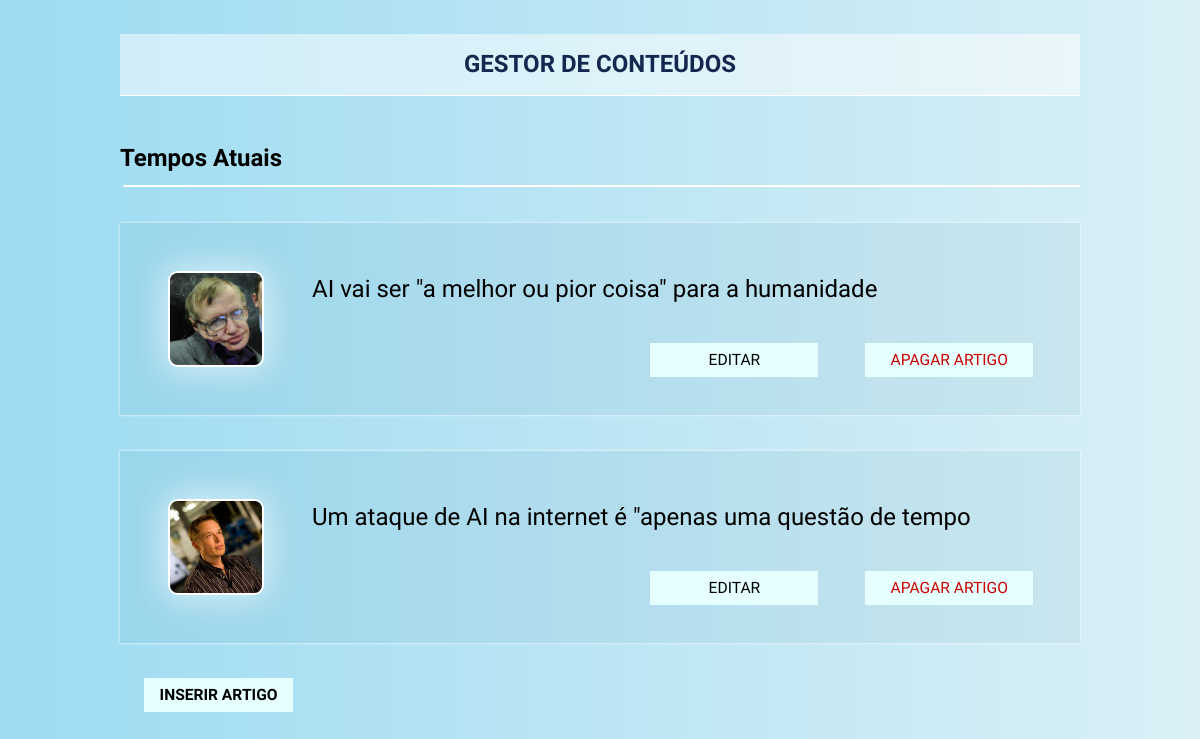
The page /admin/tempos.php on the database its author committed.
### tables this page shows
CREATE TABLE IF NOT EXISTS `artigos` (
  `id` int(11) NOT NULL AUTO_INCREMENT,
  `nome_artigo` text NOT NULL,
  `titulo` text NOT NULL,
  `texto` text NOT NULL,
  `imagem` text NOT NULL,
  PRIMARY KEY (`id`)
);

### admin/tempos.php (the view, shortened to what this page needs)
<?php
  $ligacao = mysqli_connect('localhost','root','','teste2');
  mysqli_set_charset($ligacao,'utf8');
  $consulta = mysqli_query($ligacao, "SELECT * FROM artigos ORDER BY id");
while($linha = mysqli_fetch_assoc($consulta)){
  $artigos[] = $linha;
};
?>
<!DOCTYPE html>
<html>
<head>
    <link rel="stylesheet" type="text/css" href="css/style.css" >
</head>
<body>
<header class="top">
  <a href="index.php" class="contentor">
    <h1>
      Gestor de conteúdos
    </h1>
  </a>
</header>
    <div class="contentor">
        <h2>Tempos Atuais</h2>
        <svg viewbox="0 0 100 0.2"><line x1="0" y1="0" x2="200" y2="0" style="stroke:#ffffff;stroke-width:0.4" /></svg>
        <div class="lista">
          <?php for($i=0;$i<count($artigos);$i++){ ?>
            <div class="item">
                <div class="lista-img">
                    <img src="../imagens/<?php echo $artigos[$i]['imagem']; ?>"></img>
                </div>
                <div class="lista-title">
                    <?php echo $artigos[$i]['titulo']; ?>
                </div>
                <div class="lista-botoes">
                  <div class="lista-delete">
                    <a href="tempos.php?id_apagar=<?php echo $artigos[$i]['id']; ?>">Apagar Artigo</a>
                  </div>
                  <div class="lista-edit">
                      <a href=" editar_artigo.php?id=<?php echo $artigos[$i]['id']; ?>" class="botao_editar">
                        editar
                      </a>
                    </div>
              </div>
            </div>
          <?php } ?>
        </div>
        <h3 id="insert-button">Inserir artigo</h3>
</body>
</html>

### admin/css/style.css (style rules this page uses)
* { box-sizing:border-box; }
a { text-decoration: none; }
body { margin:0; font-family: 'Questrial', sans-serif; background: red; background: -webkit-linear-gradient( left, #9DDBF2, #DAF0F6); background: -o-linear-gradient( left, #9DDBF2, #DAF0F6); background: -moz-linear-gradient( left, #9DDBF2, #DAF0F6); background: linear-gradient(left, 9DDBF2, DAF0F6); }
a { text-decoration:none;color:inherit; }
h1 { margin:0; }
h3 { margin:0; margin-left: 2vw; font-size:2vw; }
.top { padding:1em; background-color:#000; color:#FFFFFF; font-size: 1.4vw; color:#14284F; background-color: rgba(255, 255, 255, 0.5); text-align:center; display:block; margin:2em auto 0 auto; border-bottom: 0.1vw solid #ffffff; max-width:80%; text-transform: uppercase; }
.top h1 { font-size:2vw; text-align:center; margin:0 auto; }
.contentor h2 { margin:2em auto 0 auto; }
.contentor { max-width:80%; margin:0 auto; }
.item { display: inline-block; width: 100%; background-color: rgba(0, 78, 102, 0.05); box-shadow:0 0 0.2vw #ffffff; margin-top:2em; }
.lista-img img { float:left; width:10%; border-radius:10%; margin:5%; border: 0.2vw solid white; box-shadow: 0 0 2em 0.2em rgba(255, 255, 255, 0.6); }
.lista-title { float:left; width:70%; margin-top: 5%; line-height: 1.5em; height: 3em; overflow: hidden; font-size: 2vw; }
.lista-botoes { float:right; margin-top: 0em; margin-right: 3em; display: block; width:70%; font-size: 1.3vw; }
.lista-edit { float:right; display: inline; margin-right: 3em; margin-left: 3em; text-transform: uppercase; padding:0.5em 1em 0.5em 1em ; background-color: #e6ffff; cursor: pointer; width: 25%; text-align: center; }
.lista-delete { float:right; display: inline; color: #cc0000; text-transform: uppercase; padding:0.5em 1em 0.5em 1em ; background-color: #e6ffff; cursor: pointer; width: 25%; text-align: center; }
#insert-button { float:left; display: inline; margin-top: 2em; margin-bottom: 2em; text-transform: uppercase; padding:0.5em 1em 0.5em 1em ; background-color: #e6ffff; cursor: pointer; font-size: 1.3vw; }

### rows shown on the page
artigos: imagem (picture), titulo "AI vai ser \"a melhor ou pior coisa\" para a humanidade"
artigos: imagem (picture), titulo "Um ataque de AI na internet é \"apenas uma questão de tempo"
